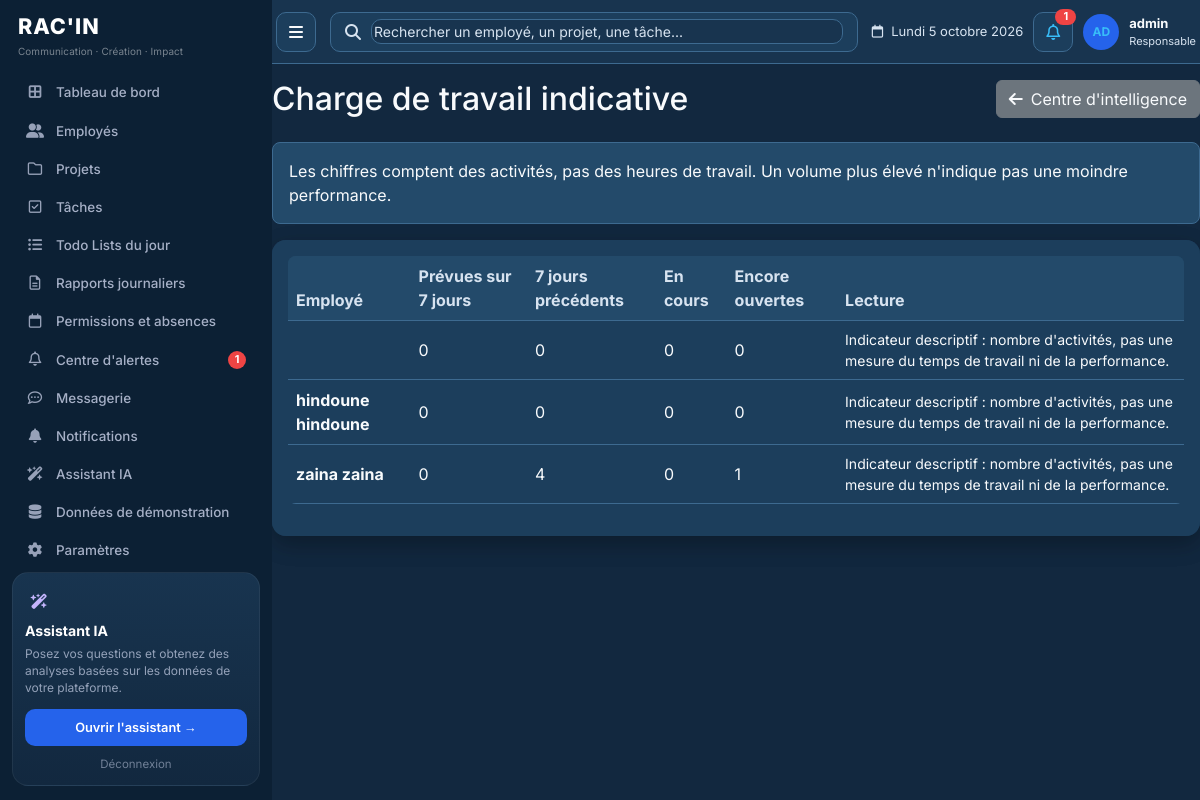
The page /decision-ai/workload-analysis/ (signed in) on the database as committed earlier.
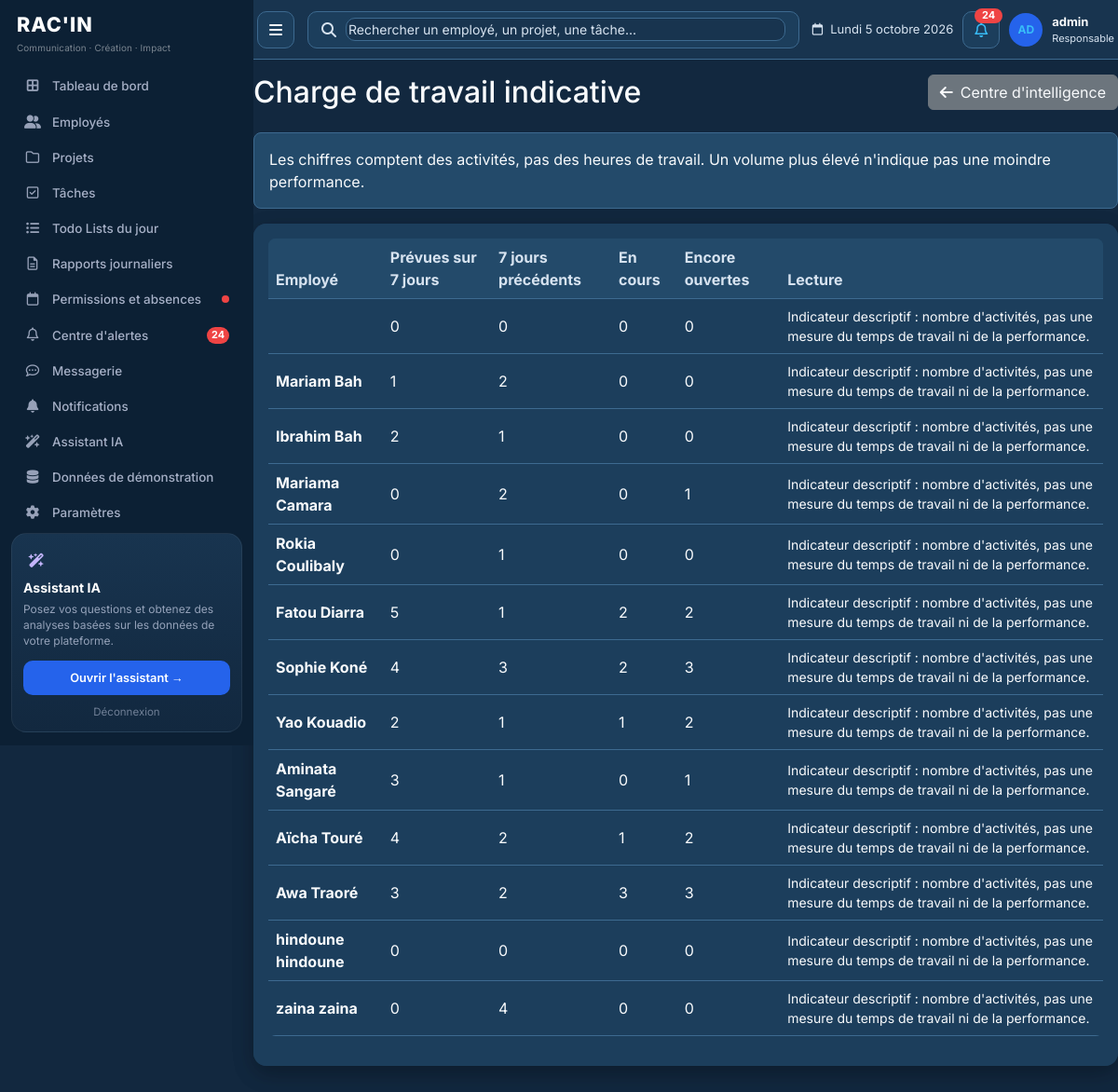
The same page on the database as committed later.
### employees/models.py (models this page shows, shortened)
class Employee(models.Model):
    STATUS_CHOICES = [
        ('active', _('Actif')),
        ('inactive', _('Inactif')),
        ('on_leave', _('En congé')),
    ]
    POSITION_CHOICES = [
        ('designer', _('Designer')),
        ('developer', _('Développeur')),
        ('project_manager', _('Chef de projet')),
        ('marketing', _('Marketing')),
        ('content_writer', _('Rédacteur')),
        ('account_manager', _('Account Manager')),
        ('community_manager', _('Community Manager')),
        ('communication', _('Chargé de communication')),
        ('other', _('Autre')),
    ]
    user = models.OneToOneField(
        User,
        on_delete=models.CASCADE,
        related_name='employee_profile',
        verbose_name=_('Utilisateur')
    )
    position = models.CharField(
        max_length=50,
        choices=POSITION_CHOICES,
        verbose_name=_('Poste')
    )
    hire_date = models.DateField(
        verbose_name=_('Date d\'embauche')
    )
    status = models.CharField(
        max_length=20,
        choices=STATUS_CHOICES,
        default='active',
        verbose_name=_('Statut')
    )
    department = models.CharField(
        max_length=100,
        blank=True,
        verbose_name=_('Département')
    )
    salary = models.DecimalField(
        max_digits=10,
        decimal_places=2,
        blank=True,
        null=True,
        verbose_name=_('Salaire')
    )
    created_at = models.DateTimeField(
        auto_now_add=True,
        verbose_name=_('Créé le')
    )
    updated_at = models.DateTimeField(
        auto_now=True,
        verbose_name=_('Mis à jour le')
    )
    class Meta:
        verbose_name = _('Employé')
        verbose_name_plural = _('Employés')
        ordering = ['-hire_date']
    @property
    def full_name(self):
        return f"{self.user.first_name} {self.user.last_name}"

### authentication/models.py (models this page shows, shortened)
class User(AbstractUser):
    ROLE_CHOICES = [
        ('admin', _('Administrateur')),
        ('employee', _('Employé')),
    ]
    GENDER_CHOICES = [
        ('M', _('Homme')),
        ('F', _('Femme')),
        ('O', _('Autre')),
    ]
    role = models.CharField(
        max_length=20,
        choices=ROLE_CHOICES,
        default='employee',
        verbose_name=_('Rôle')
    )
    photo = models.ImageField(
        upload_to='profile_photos/',
        blank=True,
        null=True,
        verbose_name=_('Photo de profil')
    )
    phone = models.CharField(
        max_length=20,
        blank=True,
        verbose_name=_('Téléphone')
    )
    birth_date = models.DateField(
        blank=True,
        null=True,
        verbose_name=_('Date de naissance')
    )
    gender = models.CharField(
        max_length=1,
        choices=GENDER_CHOICES,
        blank=True,
        null=True,
        verbose_name=_('Genre')
    )
    address = models.TextField(
        blank=True,
        verbose_name=_('Adresse')
    )
    bio = models.TextField(
        blank=True,
        verbose_name=_('Bio')
    )
    is_demo = models.BooleanField(
        default=False,
        verbose_name=_('Donnée de démonstration'),
        help_text=_("Compte créé par le générateur. Il ne représente pas un employé réel."),
    )
    class Meta:
        verbose_name = _('Utilisateur')
        verbose_name_plural = _('Utilisateurs')
    def is_admin(self):
        return self.role == 'admin'

### decision_ai/views.py (the view)
# urls.py: path('workload-analysis/', views.workload_analysis, name='workload_analysis'),
@admin_required
def workload_analysis(request):
    today = _parse_date(request.GET.get('date')) or timezone.now().date()
    rows = workload_rows(today)
    return render(request, 'decision_ai/workload_analysis.html', {
        'workload_analysis': rows,
        'today': today,
    })

### dashboard/context_processors.py (called while the page is built)
def _header(user):
    today = timezone.localdate()
    name = (user.get_full_name() or '').strip() or user.username
    initials = (
        f'{(user.first_name[:1] if user.first_name else "")}'
        f'{(user.last_name[:1] if user.last_name else "")}'
    ).upper() or user.username[:2].upper()
    return {
        'header_name': name,
        'header_initials': initials,
        'header_role': 'Responsable' if user.is_admin() else 'Employé',
        'header_date_label': f'{DAYS[today.weekday()]} {today.day} {MONTHS[today.month - 1]} {today.year}',
    }

def _chat_unread(user):
    if user.is_admin():
        return Message.objects.filter(
            sender__role='employee',
            receiver__role='admin',
            read_at__isnull=True,
        ).count()
    return Message.objects.filter(receiver=user, read_at__isnull=True).count()

### decision_ai/analytics.py (called while the page is built)
def tasks_between(employee, start, end):
    qs = employee.assigned_tasks.filter(
        Q(planned_date__gte=start, planned_date__lte=end)
        | Q(planned_date__isnull=True, due_date__gte=start, due_date__lte=end)
    )
    return _counts(qs)

### templates/decision_ai/workload_analysis.html (shortened to what this page needs)
{% extends 'base.html' %}
{% block content %}
<div class="d-flex justify-content-between align-items-center mb-4">
    <h2 class="mb-0">Charge de travail indicative</h2>
    <a href="{% url 'decision_ai:center' %}" class="btn btn-secondary">
        <i class="fas fa-arrow-left me-2"></i>Centre d'intelligence
    </a>
</div>
<div class="alert alert-light border">
    Les chiffres comptent des activités, pas des heures de travail.
    Un volume plus élevé n'indique pas une moindre performance.
</div>
<div class="card">
    <div class="card-body">
        {% if workload_analysis %}
        <div class="table-responsive">
            <table class="table table-hover align-middle">
                <thead>
                    <tr>
                        <th>Employé</th>
                        <th>Prévues sur 7 jours</th>
                        <th>7 jours précédents</th>
                        <th>En cours</th>
                        <th>Encore ouvertes</th>
                        <th>Lecture</th>
                    </tr>
                </thead>
                <tbody>
                    {% for item in workload_analysis %}
                    <tr>
                        <td><strong>{{ item.employee.full_name }}</strong></td>
                        <td>{{ item.planned }}</td>
                        <td>{{ item.previous_planned }}</td>
                        <td>{{ item.in_progress }}</td>
                        <td>{{ item.unfinished }}</td>
                        <td class="small">
                            {{ item.recommendation }}
                        </td>
                    </tr>
                    {% endfor %}
                </tbody>
            </table>
        </div>
        {% else %}
        <div class="text-center py-5">
            <p class="text-muted">Aucun employé actif à afficher.</p>
        </div>
        {% endif %}
    </div>
</div>
{% endblock %}

### templates/base.html (shortened to what the changed rows need)
{% load static %}
<!DOCTYPE html>
<html lang="fr">
<head>
    <link href="https://cdn.jsdelivr.net/npm/bootstrap@5.3.0/dist/css/bootstrap.min.css" rel="stylesheet">
    <link href="https://cdnjs.cloudflare.com/ajax/libs/font-awesome/6.4.0/css/all.min.css" rel="stylesheet">
    <link rel="stylesheet" href="{% static 'css/platform.css' %}?v=3">
</head>
<body class="{% block body_class %}{% endblock %}">
    {% if user.is_authenticated %}
    <div class="container-fluid">
        <div class="row app-row">
            <div class="sidebar sidebar-racin p-0">
                <nav class="sidebar-nav nav flex-column">
                    {% if user.is_admin %}
                    <a class="nav-link {% if request.resolver_match.namespace == 'permissions' %}active{% endif %}" href="{% url 'permissions:list' %}">
                        <i class="far fa-calendar"></i> Permissions et absences
                        {% if sidebar_pending_permissions %}<span class="racin-dot"></span>{% endif %}
                    </a>
                    <a class="nav-link {% if request.resolver_match.url_name == 'delay_detection' %}active{% endif %}" href="{% url 'decision_ai:delay_detection' %}">
                        <i class="far fa-bell"></i> Centre d'alertes
                        {% if sidebar_unread_messages %}<span class="racin-badge">{{ sidebar_unread_messages }}</span>{% endif %}
                    </a>
                    {% endif %}
                </nav>
            </div>
            <div class="racin-content">
                <header class="app-header">
                    <div class="app-tools">
                        <a class="app-icon-btn" href="{% url 'notifications:list' %}" aria-label="Notifications">
                            <i class="far fa-bell"></i>
                            {% if sidebar_unread_messages %}<span class="app-badge">{{ sidebar_unread_messages }}</span>{% endif %}
                        </a>
                    </div>
                </header>
    {% endif %}
                {% block content %}{% endblock %}
    {% if user.is_authenticated %}
            </div>
        </div>
    </div>
    {% else %}
    </div>
    {% endif %}
</body>
</html>

Rows that differ between the two databases and show on the page:
added Employee: employee.full_name "Mariam Bah", planned "1", previous_planned "2", in_progress "0", unfinished "0", recommendation "Indicateur descriptif : nombre d'activités, pas une mesure du temps de travail ni de la performance."
added Employee: employee.full_name "Ibrahim Bah", planned "2", previous_planned "1", in_progress "0", unfinished "0", recommendation "Indicateur descriptif : nombre d'activités, pas une mesure du temps de travail ni de la performance."
added Employee: employee.full_name "Mariama Camara", planned "0", previous_planned "2", in_progress "0", unfinished "1", recommendation "Indicateur descriptif : nombre d'activités, pas une mesure du temps de travail ni de la performance."
added Employee: employee.full_name "Rokia Coulibaly", planned "0", previous_planned "1", in_progress "0", unfinished "0", recommendation "Indicateur descriptif : nombre d'activités, pas une mesure du temps de travail ni de la performance."
added Employee: employee.full_name "Fatou Diarra", planned "5", previous_planned "1", in_progress "2", unfinished "2", recommendation "Indicateur descriptif : nombre d'activités, pas une mesure du temps de travail ni de la performance."
added Employee: employee.full_name "Sophie Koné", planned "4", previous_planned "3", in_progress "2", unfinished "3", recommendation "Indicateur descriptif : nombre d'activités, pas une mesure du temps de travail ni de la performance."
added Employee: employee.full_name "Yao Kouadio", planned "2", previous_planned "1", in_progress "1", unfinished "2", recommendation "Indicateur descriptif : nombre d'activités, pas une mesure du temps de travail ni de la performance."
added Employee: employee.full_name "Aminata Sangaré", planned "3", previous_planned "1", in_progress "0", unfinished "1", recommendation "Indicateur descriptif : nombre d'activités, pas une mesure du temps de travail ni de la performance."
added Employee: employee.full_name "Aïcha Touré", planned "4", previous_planned "2", in_progress "1", unfinished "2", recommendation "Indicateur descriptif : nombre d'activités, pas une mesure du temps de travail ni de la performance."
added Employee: employee.full_name "Awa Traoré", planned "3", previous_planned "2", in_progress "3", unfinished "3", recommendation "Indicateur descriptif : nombre d'activités, pas une mesure du temps de travail ni de la performance."
computed for Employee "zaina zaina": unfinished "1" → "0"
Other text that changed with them:
{{ sidebar_unread_messages }}: "1" → "24"
